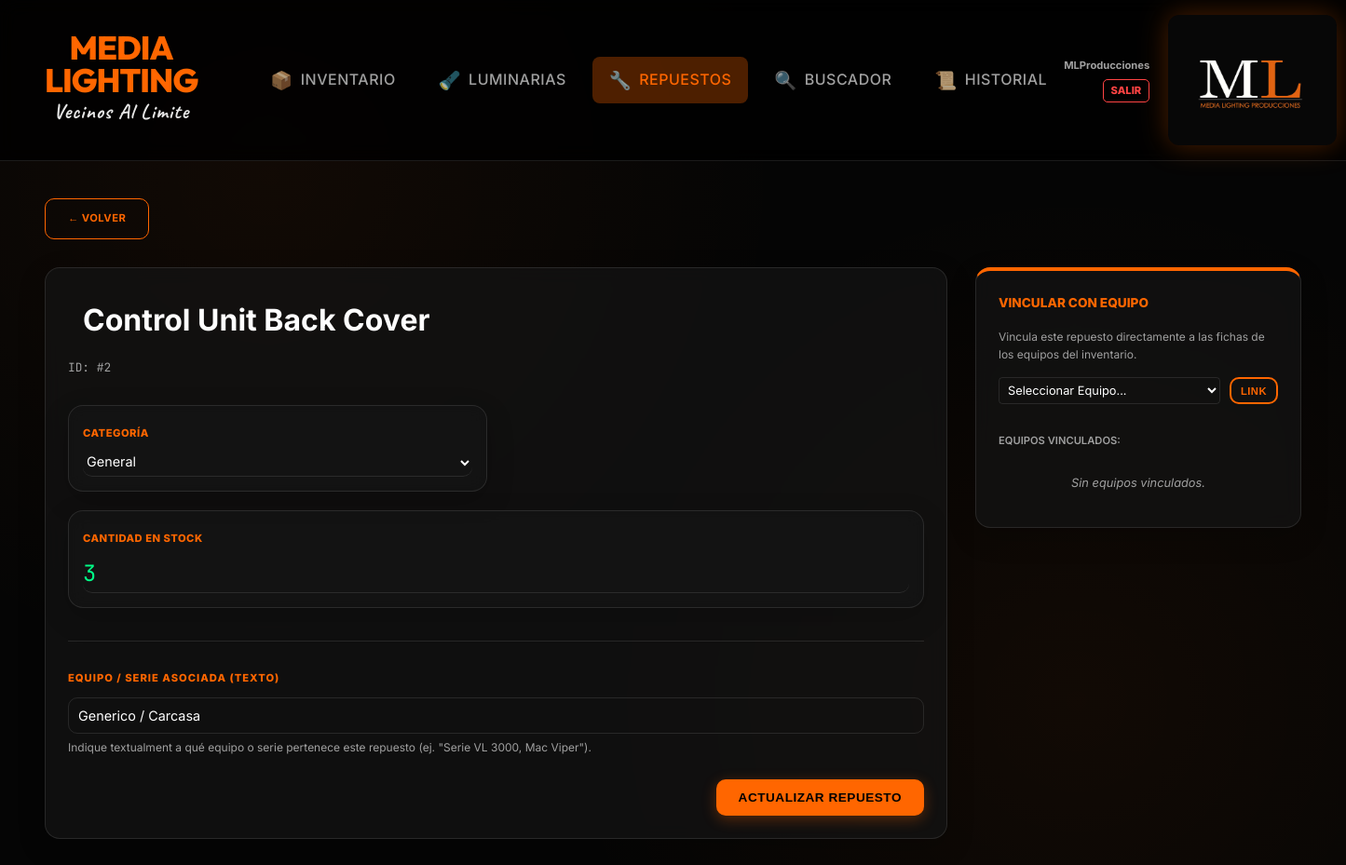
The app's page /repuesto/2 (signed in) with its own data.
### app.py (models this page shows)
class Repuesto(db.Model):
    id = db.Column(db.Integer, primary_key=True)
    nombre = db.Column(db.String(100), nullable=False)
    marca = db.Column(db.String(50))
    categoria = db.Column(db.String(50))
    cantidad = db.Column(db.Integer, default=1)
    equipo_asociado_texto = db.Column(db.String(200)) # Detalle textual del equipo/serie asociado
    equipos = db.relationship('Equipo', secondary=equipo_repuesto, backref=db.backref('repuestos_asociados'))

### app.py (the view)
@app.route('/repuesto/<int:id>')
@login_required
def detalle_repuesto(id):
    r = Repuesto.query.get_or_404(id)
    equipos_disponibles = Equipo.query.order_by(Equipo.nombre).all()
    return render_template('detalle_repuesto.html', r=r, categorias=CATEGORIAS_REPUESTOS, equipos=equipos_disponibles)

### app.py (called while the page is built)
def login_required(f):
    @wraps(f)
    def decorated_function(*args, **kwargs):
        if 'user_id' not in session:
            flash("Por favor, inicia sesión para acceder.", "warning")
            return redirect(url_for('login'))
        return f(*args, **kwargs)
    return decorated_function

### templates/detalle_repuesto.html (shortened to what this page needs)
{% extends "base.html" %}
{% block content %}
<div style="margin-bottom: 30px;">
    {% set next_url = request.args.get('next', '/repuestos') %}
    <a href="{{ next_url }}" class="btn-outline" style="font-size:0.7rem; border-width: 1px;">← VOLVER</a>
</div>
<div style="display: grid; grid-template-columns: 1fr 350px; gap: 30px;">
    <div class="card">
        <form action="/repuesto/{{ r.id }}/update" method="POST">
            <input type="text" name="nombre" value="{{ r.nombre }}"
                style="font-size: 2rem; font-weight: bold; width: 100%; border: none; background: transparent; color: white; margin-bottom: 10px;"
                placeholder="Nombre del Repuesto">
            <div style="display: flex; align-items: center; gap: 10px; margin-bottom: 30px;">
                <p style="color:var(--text-dim); font-size:0.8rem; margin:0; font-family: 'JetBrains Mono';">ID: #{{
                    r.id }}</p>
            </div>
            <div style="display: grid; grid-template-columns: 1fr 1fr; gap: 20px;">
                <div class="form-box" style="padding: 15px;">
                    <label
                        style="color:var(--orange); font-size:0.7rem; font-weight:800; letter-spacing: 0.5px;">CATEGORÍA</label>
                    <select name="categoria"
                        style="width: 100%; background: transparent; border: none; border-bottom: 1px solid var(--border); color: white; padding: 5px 0; margin-top: 5px;">
                        {% for cat in categorias %}
                        <option value="{{ cat }}" {% if r.categoria==cat %}selected{% endif %}>{{ cat }}</option>
                        {% endfor %}
                    </select>
                </div>
            </div>
            <div class="form-box" style="margin-top: 20px; padding: 15px;">
                <label style="color:var(--orange); font-size:0.7rem; font-weight:800; letter-spacing: 0.5px;">CANTIDAD
                    EN STOCK</label>
                <input type="number" name="cantidad" value="{{ r.cantidad }}" min="0"
                    style="width: 100%; background: transparent; border: none; border-bottom: 1px solid var(--border); color: var(--green); font-family: 'JetBrains Mono'; font-size: 1.5rem; padding: 5px 0; margin-top: 5px;">
            </div>
            <div style="margin-top: 35px; border-top: 1px solid var(--border); padding-top:25px;">
                <label style="color:var(--orange); font-size:0.7rem; font-weight:800; letter-spacing: 1px;">EQUIPO /
                    SERIE ASOCIADA (TEXTO)</label>
                <input type="text" name="equipo_asociado_texto" value="{{ r.equipo_asociado_texto or '' }}"
                    style="width: 100%; background: transparent; border: 1px solid var(--border); color: white; padding: 10px; margin-top: 10px; font-size: 0.9rem;">
                <p style="color:var(--text-dim); font-size:0.75rem; margin-top:5px;">Indique textualment a qué equipo o
                    serie pertenece este repuesto (ej. "Serie VL 3000, Mac Viper").</p>
                <div style="margin-top:25px; text-align: right;">
                    <button type="submit" class="btn-main">ACTUALIZAR REPUESTO</button>
                </div>
            </div>
        </form>
    </div>
    <div style="display: flex; flex-direction: column; gap: 20px;">
        <div class="card" style="border-top: 4px solid var(--orange);">
            <h4
                style="margin:0 0 15px 0; color:var(--orange); font-size:0.85rem; font-weight: 800; text-transform: uppercase;">
                VINCULAR CON EQUIPO
            </h4>
            <p style="color:var(--text-dim); font-size:0.75rem; margin-bottom: 15px;">Vincula este repuesto directamente
                a las fichas de los equipos del inventario.</p>
            <form action="/repuesto/{{ r.id }}/link_equipo" method="POST" style="margin-bottom: 20px;">
                <div style="display: flex; gap: 10px;">
                    <select name="equipo_id" required
                        style="flex-grow: 1; background: transparent; border: 1px solid var(--border); color: white; padding: 5px; border-radius: 4px; font-size: 0.8rem;">
                        <option value="" disabled selected>Seleccionar Equipo...</option>
                    </select>
                    <button type="submit" class="btn-outline"
                        style="font-size: 0.7rem; padding: 5px 10px;">LINK</button>
                </div>
            </form>
            <div style="display: flex; flex-direction: column; gap: 8px;">
                <p style="font-size: 0.7rem; color: var(--text-dim); margin-bottom: 5px; font-weight: 600;">EQUIPOS
                    VINCULADOS:</p>
                {% if not r.equipos %}
                <p style="color: var(--text-dim); font-size: 0.8rem; font-style: italic; text-align: center;">Sin
                    equipos vinculados.</p>
                {% endif %}
            </div>
        </div>
    </div>
</div>
{% endblock %}

### static/style.css (style rules this page uses)
:root { --orange: #ff6600; --orange-glow: rgba(255, 102, 0, 0.3); --dark-bg: #050505; --card-bg: rgba(20, 20, 20, 0.7); --nav-bg: rgba(0, 0, 0, 0.8); --border: rgba(255, 255, 255, 0.1); --border-hover: rgba(255, 255, 255, 0.2); --text-main: #ffffff; --text-dim: #a0a0a0; --green: #00ff88; --red: #ff4444; --glass: blur(10px); }
body { font-family: 'Inter', sans-serif; background-color: var(--dark-bg); background-image: radial-gradient(circle at 20% 20%, rgba(255, 102, 0, 0.05) 0%, transparent 40%), radial-gradient(circle at 80% 80%, rgba(255, 102, 0, 0.05) 0%, transparent 40%); color: var(--text-main); margin: 0; line-height: 1.6; overflow-x: hidden; animation: fadeInPage 0.5s ease-out; }
.card, .form-box { background: var(--card-bg); backdrop-filter: var(--glass); -webkit-backdrop-filter: var(--glass); border: 1px solid var(--border); border-radius: 16px; padding: 24px; box-shadow: 0 10px 30px rgba(0, 0, 0, 0.2); transition: border-color 0.3s ease; }
.table-container, .form-box, .card { backface-visibility: hidden; -webkit-backface-visibility: hidden; transform: translateZ(0); }
.btn-main, .btn-outline { display: inline-flex; align-items: center; justify-content: center; padding: 12px 24px; border-radius: 10px; font-weight: 700; font-size: 0.85rem; text-transform: uppercase; letter-spacing: 0.5px; cursor: pointer; transition: all 0.3s cubic-bezier(0.4, 0, 0.2, 1); text-decoration: none; border: none; }
.btn-main { background: var(--orange); color: #000; box-shadow: 0 4px 15px var(--orange-glow); }
.btn-outline { background: transparent; color: var(--orange); border: 2px solid var(--orange); }
input, textarea, select { background: rgba(0, 0, 0, 0.3); border: 1px solid var(--border); color: white; padding: 12px 16px; border-radius: 10px; font-family: inherit; font-size: 0.9rem; transition: all 0.3s ease; width: 100%; box-sizing: border-box; }
select option { background: #1a1a1a; color: white; }

### records on screen
Repuesto: nombre "Control Unit Back Cover", id "2", categoria "General", cantidad "3", equipo_asociado_texto "Generico / Carcasa"

### other values on screen
{{ session['username'] }} "MLProducciones"
